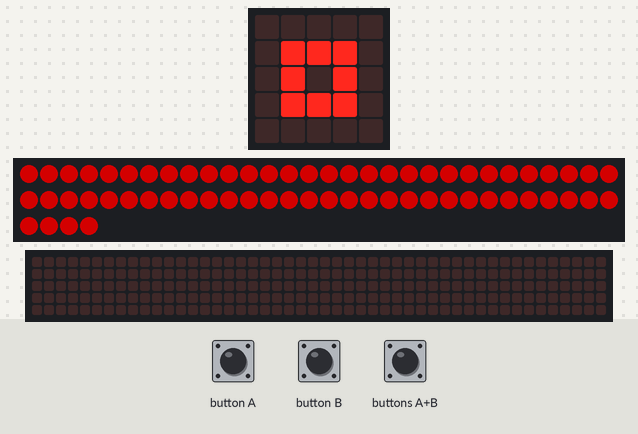
This program was run on a simulated BBC micro:bit (MakeCode). Shown: the board's 5×5 LED display, 64 RGB LEDs in strip order, left to right, continuing on the next row, a strip that is not on the board, showing the scrolling text unrolled. The inputs (shaded band) are chosen by the test bench. Dim RGB values are drawn brighter than linear; the 48×5 strip is a reading aid, not a part: it shows the text the display is scrolling, unrolled, one strip-width of it at a time.

Above: at 1.8 s.
1.9 s: button A pressed for 0.15 s
At 2.12 s:
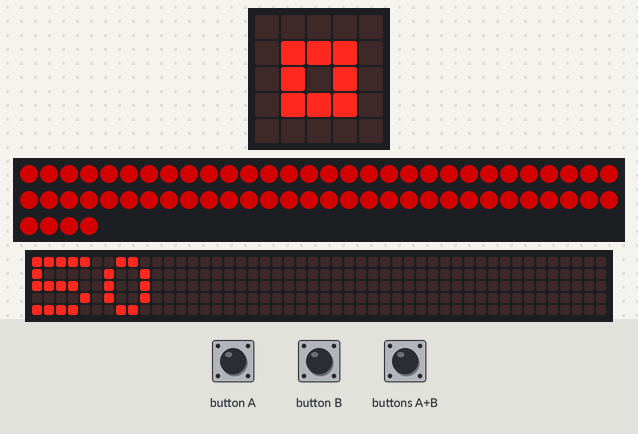
2.6 s: buttons A+B pressed for 0.15 s
At 3.02 s:
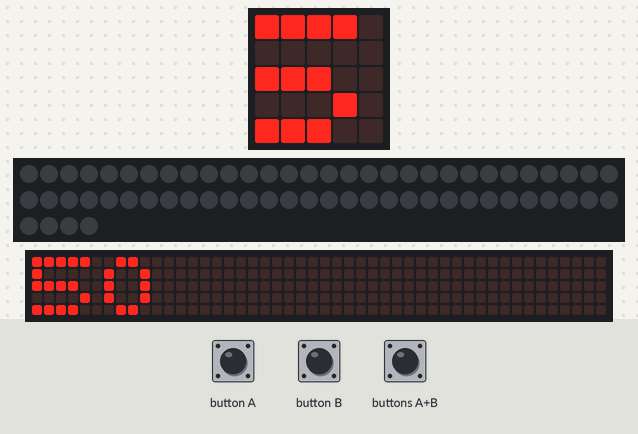
3.3 s: button B pressed for 0.15 s
4.0 s: button A pressed for 0.15 s
At 4.97 s:
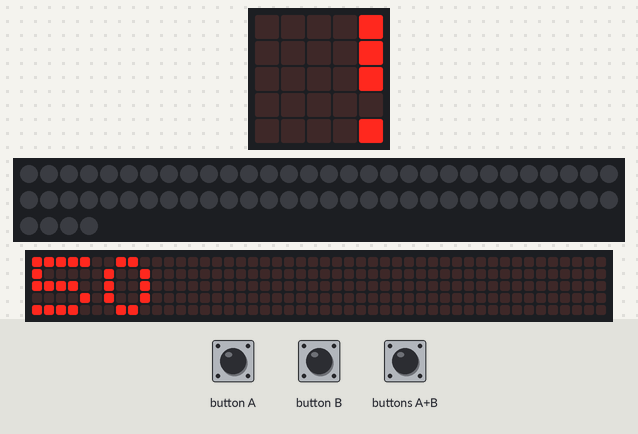
Timing chart, 0 to 7.0 s (numbered marks = the images above; inputs shaded):
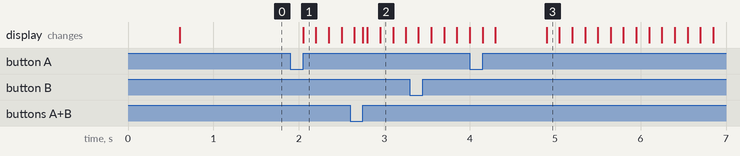

Measured:
- after the input at 1.9 s, the display: changes after 0.15 s (image 1)

The program:

main.ts
```typescript
let arr_tech_matrix: number[] = [8, 8]
let pixelAnzahl: number = 0

let bst_reihe: string = "";
let strip_helligkeit = 25;
// auch  scrollspeed

let automat: boolean = false;
let strip_pause = 250;
let arr_zeichen: number[][];
basic.showIcon(IconNames.SmallSquare)

// let strip: neopixel.Strip;
let strip = neopixel.create(0, 64, NeoPixelMode.RGB)

// init_alphabet();
// init_strip();
strip.showColor(NeoPixelColors.Red)
strip.show();
// strip.clear()
// strip.setBrightness(64)
// strip.showColor(neopixel.colors(NeoPixelColors.Red))
// strip.show()


basic.forever(function () {
    basic.pause(2000)
    // strip.rotate(8)
    // strip.show()

})


function init_strip() {
    pixelAnzahl = arr_tech_matrix[0] * arr_tech_matrix[1]
    // pixelAnzahl = breite;
    strip = neopixel.create(0, pixelAnzahl, NeoPixelMode.RGB)
    strip.setBrightness(strip_helligkeit)
    strip.clear()
    // strip.show()
}

function set_helligkeit(helligkeit: number) {
    strip_helligkeit = helligkeit
    // console.log("helligkeit"+strip_helligkeit)
    strip.setBrightness(strip_helligkeit)

}
function loesche_matrix() {

    strip.clear()
    strip.show()
}

function init_alphabet() {
    bst_reihe = " ABCDEFGHIJKLMNOPQRSTUVWXYZÄÖÜäöü0123456789!?.,*+-=≠:%abcdefghijklmnopqrstuvwxyz()<>";
    arr_zeichen = [
        [0, 0, 0, 0, 0, 0, 0, 0],
        [14, 17, 17, 31, 17, 17, 17, 0], //A
        [30, 17, 17, 30, 17, 17, 30, 0],
        [14, 17, 16, 16, 16, 17, 14, 0],
        [30, 17, 17, 17, 17, 17, 30, 0],//D
        [31, 16, 16, 30, 16, 16, 31, 0],
        [31, 16, 16, 30, 16, 16, 16, 0],
        [14, 17, 16, 23, 17, 17, 14, 0],
        [17, 17, 17, 31, 17, 17, 17, 0],
        [14, 4, 4, 4, 4, 4, 14, 0],
        [15, 2, 2, 2, 2, 18, 12, 0],
        [17, 18, 20, 24, 20, 18, 17, 0], //K
        [16, 16, 16, 16, 16, 16, 31, 0],
        [17, 27, 21, 21, 17, 17, 17, 0],
        [17, 17, 25, 21, 19, 17, 17, 0],
        [14, 17, 17, 17, 17, 17, 14, 0],
        [30, 17, 17, 30, 16, 16, 16, 0],
        [14, 17, 17, 17, 21, 18, 13, 0],
        [30, 17, 17, 30, 20, 18, 17, 0],
        [14, 17, 16, 14, 1, 17, 14, 0],
        [31, 4, 4, 4, 4, 4, 4, 0],       //T
        [17, 17, 17, 17, 17, 17, 14, 0],
        [17, 17, 17, 17, 17, 10, 4, 0],
        [17, 17, 17, 21, 21, 27, 17, 0],
        [17, 17, 10, 4, 10, 17, 17, 0],
        [17, 17, 10, 4, 4, 4, 4, 0],
        [31, 1, 2, 4, 8, 16, 31, 0], //Z
        [10, 0, 14, 17, 31, 17, 17, 0], //Ä
        [10, 0, 14, 17, 17, 17, 14, 0], //Ö
        [10, 0, 17, 17, 17, 17, 14, 0], //Ü
        [10, 0, 14, 1, 15, 17, 15, 0], //ä
        [0, 10, 0, 14, 17, 17, 14, 0], //ö
        [0, 10, 0, 17, 17, 17, 14, 0], //ü

        [14, 17, 19, 21, 25, 17, 14, 0], //0
        [4, 12, 4, 4, 4, 4, 14, 0],
        [14, 17, 1, 2, 4, 8, 31, 0],
        [31, 2, 4, 2, 1, 17, 14, 0],
        [2, 6, 10, 18, 31, 2, 2, 0],
        [31, 16, 30, 1, 1, 17, 14, 0],
        [6, 8, 16, 30, 17, 17, 14, 0],
        [31, 1, 2, 4, 4, 4, 4, 0],
        [14, 17, 17, 14, 17, 17, 14, 0],
        [14, 17, 17, 15, 1, 2, 12, 0],//9

        [4, 4, 4, 4, 4, 0, 4, 0], //!
        [14, 17, 1, 2, 4, 0, 4, 0], //?
        [0, 0, 0, 0, 0, 12, 12, 0], //.
        [0, 0, 0, 0, 0, 12, 12, 4], //,
        [0, 0, 4, 21, 14, 21, 4, 0], //*
        [0, 0, 4, 4, 31, 4, 4, 0], //+
        [0, 0, 0, 0, 31, 0, 0, 0], //-
        [0, 0, 0, 31, 0, 31, 0, 0], //=
        [1, 2, 31, 4, 31, 8, 16, 0], //
        [0, 0, 12, 12, 0, 12, 12, 0], //:
        [24, 25, 2, 4, 8, 19, 3, 0], //%

        [0, 0, 14, 1, 15, 17, 31, 0],//a
        [16, 16, 22, 25, 17, 17, 14, 0], //b
        [0, 0, 15, 16, 16, 16, 15, 0], //c
        [1, 1, 13, 19, 17, 17, 15, 0], //d
        [0, 0, 14, 17, 31, 16, 14, 0], //e
        [2, 5, 4, 14, 4, 4, 4, 4], //f
        [0, 0, 15, 17, 17, 15, 1, 14], //g
        [16, 16, 22, 25, 17, 17, 17, 0], //h
        [4, 0, 12, 4, 4, 4, 14, 0], //i
        [2, 0, 2, 2, 2, 2, 10, 4], //j
        [8, 8, 9, 10, 12, 10, 9, 0], //k
        [12, 4, 4, 4, 4, 4, 14, 0], //l
        [0, 0, 26, 21, 21, 21, 21, 0],//m
        [0, 0, 22, 25, 17, 17, 17, 0], //n
        [0, 0, 14, 17, 17, 17, 14, 0], //o
        [0, 0, 30, 17, 17, 30, 16, 16], //p
        [0, 0, 15, 17, 17, 15, 1, 1], //q
        [0, 0, 11, 12, 8, 8, 8, 0], //r
        [0, 0, 15, 16, 14, 1, 30, 0], //s
        [4, 14, 4, 4, 4, 5, 2, 0], //t
        [0, 0, 17, 17, 17, 19, 13, 0], //u
        [0, 0, 17, 17, 17, 10, 4, 0], //v
        [0, 0, 17, 17, 17, 21, 10, 0], //w
        [0, 0, 17, 10, 4, 10, 17, 0], //x
        [0, 0, 17, 9, 6, 4, 8, 16], //y
        [0, 0, 31, 2, 4, 8, 31, 0], //z


        [4, 8, 16, 16, 16, 8, 4, 0], //()
        [4, 2, 1, 1, 1, 2, 4, 0], //)

        [2, 4, 8, 16, 8, 4, 2, 0], //<
        [8, 4, 2, 1, 2, 4, 8, 0], //>
        [6, 9, 28, 8, 28, 9, 6, 0]
    ]
}


// }
input.onButtonPressed(Button.A, function () {
    // power.fullPowerOn(FullPowerSource.A)
    strip_helligkeit = Math.min(strip_helligkeit + 25, 255);;
    strip.setBrightness(strip_helligkeit)
    basic.showNumber(strip_helligkeit);
    automat = !automat;
})

input.onButtonPressed(Button.B, function () {
    strip_helligkeit = Math.max(strip_helligkeit - 25, 25);
    strip.setBrightness(strip_helligkeit)
    basic.showNumber(strip_helligkeit);
    strip.rotate(-16);
    strip.show();
})

input.onButtonPressed(Button.AB, function () {
    let s = 0
    // for (let s=0;s<neo_strip_anz;s++) {
    strip.clear()
    strip.show()
})

function randColor() {
    return [NeoPixelColors.Red, NeoPixelColors.Green, NeoPixelColors.Blue, NeoPixelColors.Yellow][Math.randomRange(0, 3)]
}
```

test.ts
```typescript
// Hier kann man Tests durchführen; diese Datei wird nicht kompiliert, wenn dieses Paket als Erweiterung verwendet wird.
```
